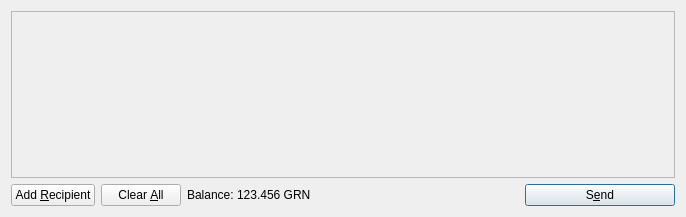
<?xml version="1.0" encoding="UTF-8"?>
<ui version="4.0">
 <class>SendCoinsDialog</class>
 <widget class="QDialog" name="SendCoinsDialog">
  <property name="geometry">
   <rect>
    <x>0</x>
    <y>0</y>
    <width>686</width>
    <height>217</height>
   </rect>
  </property>
  <property name="windowTitle">
   <string>Send Coins</string>
  </property>
  <layout class="QVBoxLayout" name="verticalLayout">
   <item>
    <widget class="QScrollArea" name="scrollArea">
     <property name="widgetResizable">
      <bool>true</bool>
     </property>
     <widget class="QWidget" name="scrollAreaWidgetContents">
      <property name="geometry">
       <rect>
        <x>0</x>
        <y>0</y>
        <width>666</width>
        <height>165</height>
       </rect>
      </property>
      <layout class="QVBoxLayout" name="verticalLayout_2">
       <property name="margin">
        <number>0</number>
       </property>
       <item>
        <layout class="QVBoxLayout" name="entries">
         <property name="spacing">
          <number>6</number>
         </property>
        </layout>
       </item>
       <item>
        <spacer name="verticalSpacer">
         <property name="orientation">
          <enum>Qt::Vertical</enum>
         </property>
         <property name="sizeHint" stdset="0">
          <size>
           <width>20</width>
           <height>40</height>
          </size>
         </property>
        </spacer>
       </item>
      </layout>
     </widget>
    </widget>
   </item>
   <item>
    <layout class="QHBoxLayout" name="horizontalLayout">
     <item>
      <widget class="QPushButton" name="addButton">
       <property name="toolTip">
        <string>Send to multiple recipients at once</string>
       </property>
       <property name="text">
        <string>Add &amp;Recipient</string>
       </property>
       <property name="icon">
        <iconset resource="../bitcoin.qrc">
         <normaloff>:/icons/add</normaloff>:/icons/add</iconset>
       </property>
       <property name="autoDefault">
        <bool>false</bool>
       </property>
      </widget>
     </item>
     <item>
      <widget class="QPushButton" name="clearButton">
       <property name="sizePolicy">
        <sizepolicy hsizetype="Minimum" vsizetype="Fixed">
         <horstretch>0</horstretch>
         <verstretch>0</verstretch>
        </sizepolicy>
       </property>
       <property name="toolTip">
        <string>Remove all transaction fields</string>
       </property>
       <property name="text">
        <string>Clear &amp;All</string>
       </property>
       <property name="icon">
        <iconset resource="../bitcoin.qrc">
         <normaloff>:/icons/remove</normaloff>:/icons/remove</iconset>
       </property>
       <property name="autoRepeatDelay">
        <number>300</number>
       </property>
       <property name="autoDefault">
        <bool>false</bool>
       </property>
      </widget>
     </item>
     <item>
      <layout class="QHBoxLayout" name="horizontalLayout_2">
       <property name="spacing">
        <number>3</number>
       </property>
       <item>
        <widget class="QLabel" name="label">
         <property name="text">
          <string>Balance:</string>
         </property>
        </widget>
       </item>
       <item>
        <widget class="QLabel" name="labelBalance">
         <property name="cursor">
          <cursorShape>IBeamCursor</cursorShape>
         </property>
         <property name="text">
          <string>123.456 GRN</string>
         </property>
         <property name="textInteractionFlags">
          <set>Qt::LinksAccessibleByMouse|Qt::TextSelectableByKeyboard|Qt::TextSelectableByMouse</set>
         </property>
        </widget>
       </item>
      </layout>
     </item>
     <item>
      <spacer name="horizontalSpacer">
       <property name="orientation">
        <enum>Qt::Horizontal</enum>
       </property>
       <property name="sizeHint" stdset="0">
        <size>
         <width>40</width>
         <height>20</height>
        </size>
       </property>
      </spacer>
     </item>
     <item>
      <widget class="QPushButton" name="sendButton">
       <property name="minimumSize">
        <size>
         <width>150</width>
         <height>0</height>
        </size>
       </property>
       <property name="toolTip">
        <string>Confirm the send action</string>
       </property>
       <property name="text">
        <string>S&amp;end</string>
       </property>
       <property name="icon">
        <iconset resource="../bitcoin.qrc">
         <normaloff>:/icons/send</normaloff>:/icons/send</iconset>
       </property>
       <property name="default">
        <bool>true</bool>
       </property>
      </widget>
     </item>
    </layout>
   </item>
  </layout>
 </widget>
 <resources>
  <include location="../bitcoin.qrc"/>
 </resources>
 <connections/>
</ui>
